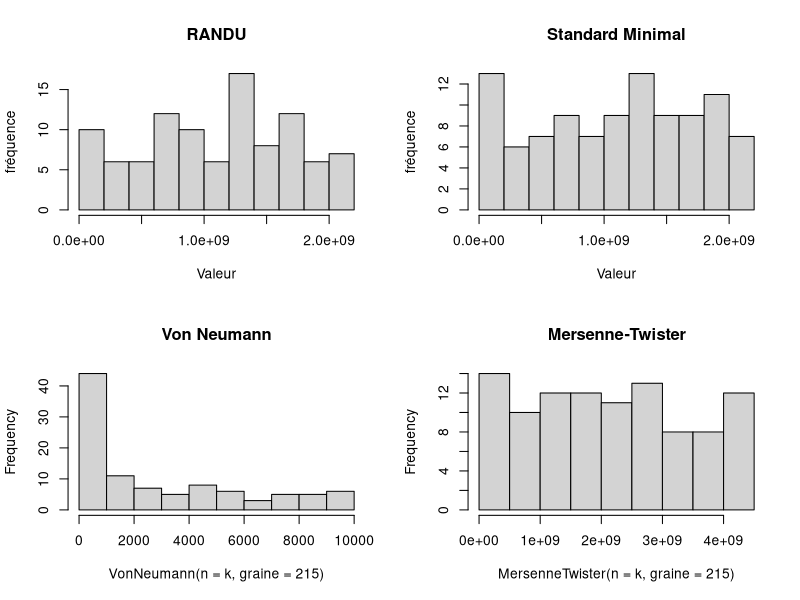
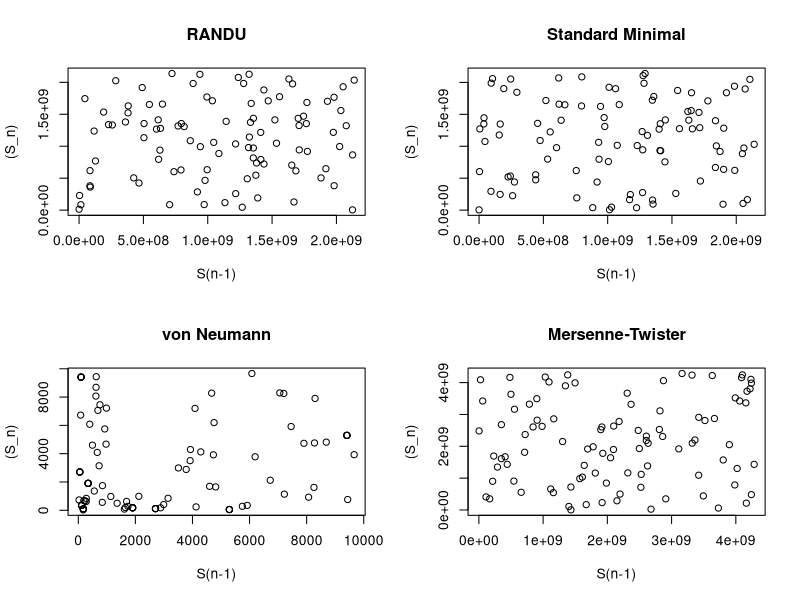

These figures' R source, in order:
## ---- chunk 1
congruenceLineaire <- function(graine , a , b , m , n){
  seed <- rep(graine,n)

  for(i in 2:n){
    seed[i] <- (a*seed[i-1] + b)%%m
  }

  return (seed)
}
## ---- chunk 2
RANDU <- function(graine = 69420 , n){
  a <- 65539
  b <- 0
  m <- 2^31
  return (congruenceLineaire(graine, a , b , m , n))
}
## ---- chunk 3
standardMinimal <- function(graine = 69420, n){
  a <- 16807
  b <- 0
  m <- 2^31 - 1

  return (congruenceLineaire(graine , a , b , m , n))
}
## ---- chunk 4
VonNeumann <- function(n, p=1, graine)
{
  x <-  rep(graine,n*p+1)
  for(i in 2:(n*p+1))
  {
    numbers <- strsplit(format(x[i-1]^2,scientific=FALSE),'')[[1]]
    while(length(numbers)>4){
      numbers <- numbers[2:(length(numbers)-1)]
    }
    x[i] <- as.numeric(numbers)%*%(10^seq(length(numbers)-1,0,-1))
  }
  x <- matrix(x[2:(n*p+1)],nrow=n,ncol=p)
  return(x)
}

## ---- chunk 5
MersenneTwister <- function(n, p=1, graine)
{
  set.seed(graine,kind='Mersenne-Twister')
  x <- sample.int(2^32-1,n*p)
  x <- matrix(x,nrow=n,ncol=p)
  return(x)
}

## ---- chunk 6
test_visuel <- function(k) {
  par(mfrow = c(2,2))
  hist(RANDU(graine = 215, n = k) , xlab = "Valeur" , ylab = "fréquence" , main = "RANDU")
  hist(standardMinimal(graine = 215 , n = k) , xlab = "Valeur" , ylab = "fréquence" , main = "Standard Minimal")
  hist(VonNeumann(n = k , graine = 215), main = "Von Neumann")
  hist(MersenneTwister(n = k, graine = 215), main = "Mersenne-Twister")
}

## ---- chunk 7
test_visuel(100)
## ---- chunk 8
n = 100
u_RANDU <- RANDU(graine = 215, n =100)
u_SM <- standardMinimal(graine = 215, n =100)
u_VonNeumann <- VonNeumann(n = 100, graine = 215)
u_MersenneTwister <- MersenneTwister(n = 100 , graine = 215)


plot(u_RANDU[1:(n-1)] , u_RANDU[2:n] , xlab = "S(n-1)" , ylab = "(S_n)", main = "RANDU")
plot(u_SM[1:(n-1)] , u_SM[2:n] , xlab = "S(n-1)" , ylab = "(S_n)" , main = "Standard Minimal")
plot(u_VonNeumann[1:(n-1)] , u_VonNeumann[2:n] , xlab = "S(n-1)" , ylab = "(S_n)", main = "von Neumann")
plot(u_MersenneTwister[1:(n-1)] , u_MersenneTwister[2:n] , xlab = "S(n-1)" , ylab = "(S_n)" , main = "Mersenne-Twister")
## ---- chunk 9
binary <- function(x)
{
  if((x<2^31)&(x>=0))
    return( as.integer(intToBits(as.integer(x))) )
  else{
    if((x<2^32)&(x>0))
      return( c(binary(x-2^31)[1:31], 1) )
    else{
      cat('Erreur dans binary : le nombre etudie n est pas un entier positif en 32 bits.\n')
      return(c())
    }
  }
}

## ---- chunk 10
Frequency <- function(x,nb = 32){
  s <- rep(0,length(x))

  for(i in 1:length(x)){
    bSeq <- binary(x[i])[1:nb]
    s[i] <- sum(2 * bSeq[1:nb] - 1)
  }

  s_obs <- abs(sum(s))/sqrt(nb * length(x))

  p_value <- 2 * (1 - pnorm(s_obs))

  return (p_value)
}
## ---- chunk 11

set.seed(555)

u1 <- sample.int(10000 , 100)
freq_RANDU <- NULL
freq_SM <- NULL
freq_VonNeumann <- NULL
freq_MersenneTwister <- NULL

for(i in 1:length(u1)){
  u_RANDU <- RANDU(graine = u1[i], n = 200)
  u_SM <- standardMinimal(graine = u1[i] , n = 200)
  u_VonNeumann <- VonNeumann(graine = u1[i] , n = 200)
  u_MersenneTwister <- MersenneTwister(graine = u1[i] , n = 200)

  freq_RANDU <- c(freq_RANDU,Frequency(u_RANDU , 31))
  freq_SM <- c(freq_SM,Frequency(u_SM , 31))
  freq_VonNeumann <- c(freq_VonNeumann,Frequency(u_VonNeumann , 14))
  freq_MersenneTwister <- c(freq_MersenneTwister,Frequency(u_MersenneTwister))
}

# Nombre de valeurs inferieures à 0.01
n_RANDU <- length(which(freq_RANDU < 0.01))
n_SM <- length(which(freq_SM < 0.01))
n_VonNeumann <- length(which(freq_VonNeumann < 0.01))
n_MersenneTwister <- length(which(freq_MersenneTwister < 0.01))

#Calcul de la p_value moyenne pour chacun des générateurs
avg_pvalue_RANDU <- mean(freq_RANDU)
avg_pvalue_SM <- mean(freq_SM)
avg_pvalue_VonNeumann <- mean(freq_VonNeumann)
avg_pvalue_MersenneTwister <- mean(freq_MersenneTwister)
## ---- chunk 12
Runs <- function(x , nb = 32){
  tau <- 2/(sqrt(nb*length(x)))
  bSeq <- c()

  # Pre-test
  for(i in 1 : length(x)){
    # Concaténation de toutes les séquences de bits
    bSeq <- c(bSeq , binary(x[i])[1:nb])
  }

  pi <- sum(bSeq == 1)/length(bSeq)

  # Si le pretest échoue, on retourne p_value = 0
  if(abs(pi - 0.5) >= tau){
    return(0)
  }

  # Sinon on continue

  V_n <- 0

  for(i in 1 : (length(bSeq) - 1)){
    if(bSeq[i] != bSeq[i+1]){
      V_n <- V_n + 1
    }
  }

  V_n <- V_n + 1

  p_value <- 2*(1 - pnorm(abs(V_n - 2 * nb*length(x) * pi * (1-pi))/(2 * sqrt(nb*length(x)) * pi * (1-pi))))

  return(p_value)
}
## ---- chunk 13
runs_RANDU <- NULL
runs_SM <- NULL
runs_VonNeumann <- NULL
runs_MersenneTwister <- NULL

for(i in 1:length(u1)){
  u_RANDU <- RANDU(graine = u1[i], n = 200)
  u_SM <- standardMinimal(graine = u1[i] , n = 200)
  u_VonNeumann <- VonNeumann(graine = u1[i] , n = 200)
  u_MersenneTwister <- MersenneTwister(graine = u1[i] , n = 200)

  runs_RANDU <- c(runs_RANDU,Runs(u_RANDU , 31))
  runs_SM <- c(runs_SM,Runs(u_SM , 31))
  runs_VonNeumann <- c(runs_VonNeumann,Runs(u_VonNeumann , 14))
  runs_MersenneTwister <- c(runs_MersenneTwister,Runs(u_MersenneTwister))
}

# Nombre de p-valeurs inferieures à 0.01
n_RANDU <- length(which(runs_RANDU < 0.01))
n_SM <- length(which(runs_SM < 0.01))
n_VonNeumann <- length(which(runs_VonNeumann < 0.01))
n_MersenneTwister <- length(which(runs_MersenneTwister < 0.01))

#Calcul de la p_value moyenne pour chacun des générateurs
avg_pvalue_RANDU <- mean(runs_RANDU)
avg_pvalue_SM <- mean(runs_SM)
avg_pvalue_VonNeumann <- mean(runs_VonNeumann)
avg_pvalue_MersenneTwister <- mean(runs_MersenneTwister)
